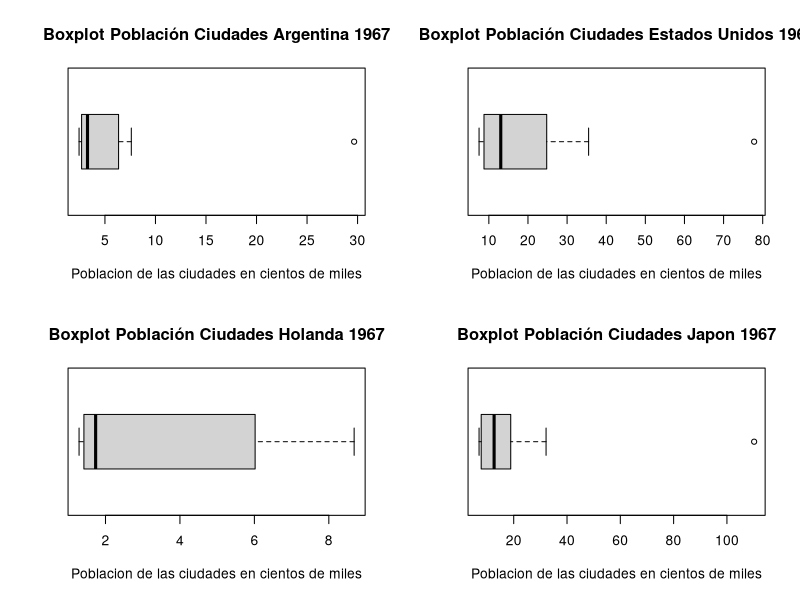

Write R code to recreate this figure.
## ---- chunk 1
knitr::opts_chunk$set(echo = TRUE)
## ---- chunk 2
argentina<- c(29.66, 7.61, 6.35, 4.10, 3.80, 2.75, 2.70, 2.69, 2.51, 2.44) 
eeuu<- c(77.81, 35.50, 24.79, 20.02, 16.70, 9.39, 9.38, 8.76, 7.63, 7.50)
holanda <- c(8.68, 7.31, 6.02, 2.64, 1.75, 1.72, 1.51, 1.42, 1.31, 1.29)
japon <- c(110.21, 32.14, 18.88, 16.38, 13.37, 11.92, 10.71, 7.80, 7.70, 7.00)

par(mfrow=c(2,2))

boxplot(argentina, horizontal= TRUE, main = "Boxplot Población Ciudades Argentina 1967", xlab= "Poblacion de las ciudades en cientos de miles")
boxplot(eeuu, horizontal=TRUE, main = "Boxplot Población Ciudades Estados Unidos 1967", xlab= "Poblacion de las ciudades en cientos de miles")
boxplot(holanda, horizontal=TRUE, main = "Boxplot Población Ciudades Holanda 1967", xlab= "Poblacion de las ciudades en cientos de miles")
boxplot(japon, horizontal=TRUE, main = "Boxplot Población Ciudades Japon 1967", xlab= "Poblacion de las ciudades en cientos de miles")
## ---- chunk 3
cat("En los boxplots construidos anteriormente podemos notar que existen outliners para 3 de los 4 paises graficados, los caules son: Argentina, Estados Unidos y Japon, dejando asi a Holanda como el unico pais sin outliners. \n Entre las caracteriticas mas sobresalientes esta la gran concentración de datos que tiene el país de Japon como podemos observar en su caja tan pequeña mostrnadonos asi ue su varianza es muy pequeña. Una caracteristica que se debe mencionar es que a pesar de Holanda tener la caja mas grande graficamente si nos fijamos en la escala de x es mucho menor que la de otros país lo que podemos intuir que puede no tener la mayor varianza numericamente pero porcentualmente si, es decir que puede que la diferencia en ciudades de Holanda sea mas o menos 7 (cientos de miles) esto es 7 veces su población menor, en cambio otros paises que pueden variar entre el menor y el mayor 20 (cientos de miles) es solo 3 veces mas")

## ---- chunk 4
cat("Al comparar los centros del boxplot de cada país podemos identificar que Argentina, Estados Unidos y Holanda tienen su media entre los primeros cuartiles, denotando asi que hay mas concentración de datos en esta zona, a diferencia de Japon, quien tiene la población mas homogeneamente distribuida ya que su media esta mas centrada en la caja que las demas.")
## ---- chunk 5
cat("X = # de personas que se presentan y tienen su puesto asegurado \n# boletos vendidos =181 \nlambda = 176.4, que es el 98% de 180 que es el promedio de personas que si van al vuelo una vez comprada la boleta \n para este caso es necesario calcular la probabilidad puntual de 181 que seria el caso de fallo y restarle esa probabilidad a 1 para encontrar la probabilidad de todos los casos de exito: ")

probabilidad <-dpois(181,176.4)
cat("la probabilidad de que todas las personas que vayan al vuelo tengan su cupo asegurado es : ", 1-probabilidad)
## ---- chunk 6

cat("x = numero de coca-colas no conformes \nmiu = 400 \nsd = 5 \nNecesitamos saber la probabilidad de las coca-colas que no son conformes es decir que su contenido es de +415ml para esto calculamos la probabilidad pnorm para cuando el cotenido es 415 con un lower.tail false para que nos tome cualquier valor por encima de 415")
cat("el porcentaje de las coca-colas no conformes es: ",pnorm(415,400,5,lower.tail = FALSE))

